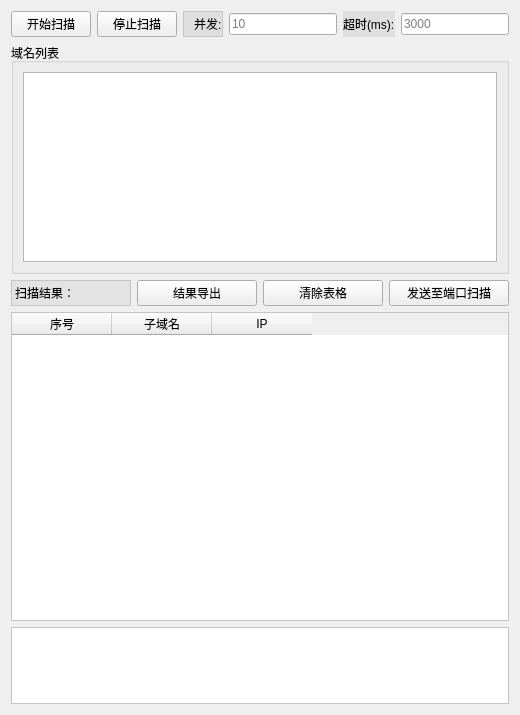
          <widget class="QWidget" name="tab_11">
           <attribute name="title">
            <string>域名扫描</string>
           </attribute>
           <layout class="QGridLayout" name="gridLayout_16">
            <item row="0" column="0">
             <layout class="QVBoxLayout" name="verticalLayout_2" stretch="1,3,1,4,1">
              <item>
               <layout class="QHBoxLayout" name="horizontalLayout">
                <item>
                 <widget class="QPushButton" name="domainStartScanButton">
                  <property name="text">
                   <string>开始扫描</string>
                  </property>
                 </widget>
                </item>
                <item>
                 <widget class="QPushButton" name="domainStopScanButton">
                  <property name="text">
                   <string>停止扫描</string>
                  </property>
                 </widget>
                </item>
                <item>
                 <widget class="QLabel" name="label">
                  <property name="styleSheet">
                   <string notr="true">QLabel{
	border:1px solid rgb(197, 197, 197);
	background-color:rgb(223, 223, 223)
}</string>
                  </property>
                  <property name="text">
                   <string>并发:</string>
                  </property>
                  <property name="margin">
                   <number>0</number>
                  </property>
                  <property name="indent">
                   <number>10</number>
                  </property>
                 </widget>
                </item>
                <item>
                 <widget class="QLineEdit" name="domainConcurrent">
                  <property name="text">
                   <string/>
                  </property>
                  <property name="placeholderText">
                   <string>10</string>
                  </property>
                 </widget>
                </item>
                <item>
                 <widget class="QLabel" name="label_2">
                  <property name="styleSheet">
                   <string notr="true">QLabel{
	border:1px solid #rgb(0, 0, 0);
	background-color:rgb(223, 223, 223)
}</string>
                  </property>
                  <property name="text">
                   <string>超时(ms):</string>
                  </property>
                 </widget>
                </item>
                <item>
                 <widget class="QLineEdit" name="domainScanTimeout">
                  <property name="text">
                   <string/>
                  </property>
                  <property name="placeholderText">
                   <string>3000</string>
                  </property>
                 </widget>
                </item>
               </layout>
              </item>
              <item>
               <widget class="QGroupBox" name="groupBox">
                <property name="title">
                 <string>域名列表</string>
                </property>
                <layout class="QVBoxLayout" name="verticalLayout">
                 <item>
                  <widget class="QPlainTextEdit" name="domainAdd">
                   <property name="styleSheet">
                    <string notr="true">QTextEdit{
background-color:rgb(255, 255, 255)
}</string>
                   </property>
                   <property name="plainText">
                    <string/>
                   </property>
                   <property name="placeholderText">
                    <string>请输入域名，以逗号分隔，或一行一个。</string>
                   </property>
                  </widget>
                 </item>
                </layout>
               </widget>
              </item>
              <item>
               <layout class="QHBoxLayout" name="horizontalLayout_2">
                <item>
                 <widget class="QLabel" name="label_3">
                  <property name="styleSheet">
                   <string notr="true">QLabel{
	border:1px solid rgb(197, 197, 197);
	background-color:rgb(227, 227, 227);
}</string>
                  </property>
                  <property name="text">
                   <string>扫描结果：</string>
                  </property>
                 </widget>
                </item>
                <item>
                 <widget class="QPushButton" name="domainScanOutput">
                  <property name="text">
                   <string>结果导出</string>
                  </property>
                 </widget>
                </item>
                <item>
                 <widget class="QPushButton" name="pushButton_12">
                  <property name="text">
                   <string>清除表格</string>
                  </property>
                 </widget>
                </item>
                <item>
                 <widget class="QPushButton" name="sendToPortScan">
                  <property name="text">
                   <string>发送至端口扫描</string>
                  </property>
                 </widget>
                </item>
               </layout>
              </item>
              <item>
               <widget class="QTableWidget" name="domainScanResult">
                <property name="styleSheet">
                 <string notr="true">QTableWidget{
background-color:rgb(255, 255, 255)
}</string>
                </property>
                <column>
                 <property name="text">
                  <string>序号</string>
                 </property>
                </column>
                <column>
                 <property name="text">
                  <string>子域名</string>
                 </property>
                </column>
                <column>
                 <property name="text">
                  <string>IP</string>
                 </property>
                </column>
               </widget>
              </item>
              <item>
               <widget class="QTextBrowser" name="domainTipsInfo">
                <property name="styleSheet">
                 <string notr="true">QTextBrowser{
	border:1px solid rgb(197, 197, 197);
	background-color:rgb(255, 255, 255);
}</string>
                </property>
               </widget>
              </item>
             </layout>
            </item>
           </layout>
          </widget>
